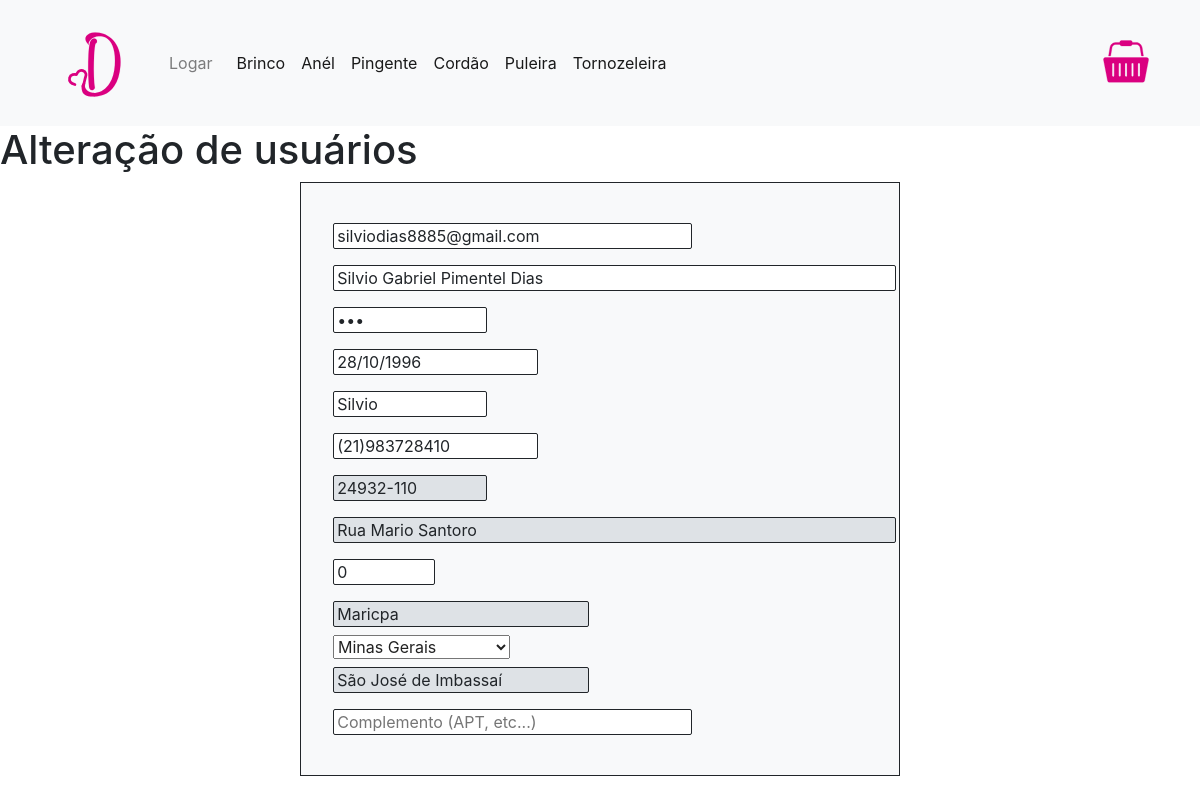
/index.php?pagina=cadastro&id=1, run on the app's committed database.
### tables this page shows
CREATE TABLE usuario(
	id_usuario INT AUTO_INCREMENT,
    login VARCHAR(10) NOT NULL,
    senha VARCHAR(15) NOT NULL,
    nome VARCHAR(50) NOT NULL,
    email VARCHAR(30) NOT NULL,
    nascimento DATE,
    endereco VARCHAR(40),
    numero VARCHAR(10),
    complemento VARCHAR(20),
    bairro VARCHAR(25),
    cidade VARCHAR(25),
    estado VARCHAR(2),
    cep VARCHAR(10),
    telefone VARCHAR(14),
    tipo_usuario VARCHAR(20),
    PRIMARY KEY(id_usuario)
);

### paginas/cadastro.php (the view, shortened to what this page needs)
<?php
    $campo = array();
    $acao_formulario = './script/incluir_usuario.php';
    $titulo_pagina = 'Cadastro de usuários';
    $query_estado = 'SELECT * FROM estado';
    $resultado_estado = mysqli_query($conexao, $query_estado);
    if(!isset($_GET['id'])){
        $campo['login'] = '';
        $campo['senha'] = '';
        $campo['nome'] = '';
        $campo['email'] = '';
        $campo['nascimento'] = '';
        $campo['endereco'] = '';
        $campo['numero'] = '';
        $campo['complemento'] = '';
        $campo['bairro'] = '';
        $campo['cidade'] = '';
        $campo['cep'] = '';
        $campo['telefone'] = '';
        $campo['tipo_usuario'] = '';
    } else {
        $id = $_GET['id'];
        $acao_formulario = './script/alterar_usuario.php?id='.$id;
        $titulo_pagina = 'Alteração de usuários';
        $query = "SELECT * FROM usuario WHERE id_usuario = $id";
        $resultado = mysqli_query($conexao, $query);
        while($linha = mysqli_fetch_array($resultado)){
            $campo['login'] = $linha['login'];
            $campo['senha'] = $linha['senha'];
            $campo['nome'] = $linha['nome'];
            $campo['email'] = $linha['email'];
            $campo['nascimento'] = substr($linha['nascimento'],8,2).'/'.substr($linha['nascimento'],5,2).'/'.substr($linha['nascimento'],0,4);
            $campo['endereco'] = $linha['endereco'];
            $campo['numero'] = $linha['numero'];
            $campo['complemento'] = $linha['complemento'];
            $campo['bairro'] = $linha['bairro'];
            $campo['cidade'] = $linha['cidade'];
            $campo['id_estado'] = $linha['id_estado'];
            $campo['cep'] = $linha['cep'];
            $campo['telefone'] = $linha['telefone'];
            $campo['tipo_usuario'] = $linha['id_tipo'];
        }
    };
?>
<div class="titulo">
    <h1><?=$titulo_pagina?></h1>
</div>
    <div id="cadastro_usuario">
        <div class="cadastro container-centro">
            <form id="tela" action="<?=$acao_formulario?>" method="POST">
                <input class="input_cadastro entrada" type="email" size=30 value="<?=$campo['email']?>" maxlength="30" id="txtEmail" name="txtEmail" placeholder="E-mail"required><br>
                <input class="input_cadastro entrada" type="text" size=50 value="<?=$campo['nome']?>" maxlength="50" id="txtNome" name="txtNome" placeholder="Nome do usuário" onkeyup="caixaAlta(this)" required><br>
                <input class="input_cadastro entrada" type="password" size=10 value="<?=$campo['senha']?>" maxlength="15" id="txtSenha" name="txtSenha" placeholder="Senha" required><br>
                <input class="input_cadastro entrada" type="text" size=15 value="<?=$campo['nascimento']?>" id="txtNascimento" name="txtNascimento" placeholder="Data de Nascimento" maxlength="10" onkeypress="verificarNumero(this,event)" required ><br>
                <input class="input_cadastro entrada entrada-top" size=10 value="<?=$campo['login']?>" maxlength="10" type="text" id="txtLogin" name="txtLogin" placeholder="Login" required><br>
                <div class="col-12">
                    <div class="row">
                        <input class="input_cadastro entrada" type="text" size=15 value="<?=$campo['telefone']?>" maxlength="14" id="txtTelefone" name="txtTelefone" placeholder="Telefone" onkeypress="verificarNumero(this,event)" required><br>
                    </div>
                </div>
                <input readonly class="input_cadastro entrada" type="text" maxlength="10" size=10 value="<?=$campo['cep']?>" id="txtCep" name="txtCep" placeholder="CEP" onkeypress="verificarNumero(this,event)" required><br>
                <div class="col-12">
                    <div class="row">
                        <input style="margin-right: 0.5rem;" readonly class="input_cadastro entrada" type="text" size=50 value="<?=$campo['endereco']?>" maxlength="40" id="txtEndereco" name="txtEndereco" placeholder="Endereço (Rua, Praça, etc...)" onkeyup="caixaAlta(this)" required><br>
                        <input class="input_cadastro entrada" type="text" size=5 value="<?=$campo['numero']?>" maxlength="8" id="txtNumero" name="txtNumero" placeholder="Numero" onkeypress="verificarNumero(this,event)"><br>
                    </div>
                </div>
                <div class="col-12">
                    <div class="row">
                        <div>
                            <input readonly class="entrada input_cadastro" type="text" size=20 value="<?=$campo['cidade']?>" maxlength="25" id="txtCidade" name="txtCidade" placeholder="Cidade" required><br>
                            <div>
                                <select class="entrada" name="cmbEstado">
                                    <?php while($linha_estado = mysqli_fetch_array($resultado_estado)){
                                        if($campo['id_estado'] == $linha_estado['id_estado']){
                                            $valor = 'selected';
                                        } else {
                                            $valor = '';
                                        }
                                    ?>
                                        <option value="<?=$linha_estado['id_estado']?>" <?=$valor?>><?=$linha_estado['descricao']?></option>
                                    <?php } ?>
                                </select><br>
                            </div>
                        </div>
                    </div>
                </div>
                <div class="col-12">
                    <div class="row">
                        <input style="margin-right: 0.5rem;" readonly class="entrada input_cadastro" type="text" size=20 value="<?=$campo['bairro']?>" maxlength="25" id="txtBairro" name="txtBairro" placeholder="Bairro" required><br>
                        <input class="entrada input_cadastro" type="text" size=30 value="<?=$campo['complemento']?>" maxlength="20" id="txtComplemento" name="txtComplemento" placeholder="Complemento (APT, etc...)"><br>
                    </div>
                </div>
            </form>
        </div>
    </div>

### css/style.css (style rules this page uses)
input { border: solid 0.5px #212529; color: #212529; padding: 0 0.2rem; border-radius: 2px; }
input:read-only { background-color: #dee2e6; }
option:checked { color: red; }
.cadastro { border: solid 0.5px #212529; background: #f8f9fa; width: 50%; padding: 2rem; }
#cadastro_usuario { display: flex; justify-content: center; }
.input_cadastro { margin: 0.5rem 0; }

### data on the page
usuario: txtEmail "silviodias8885@gmail.com", txtNome "Silvio Gabriel Pimentel Dias", txtLogin "Silvio", txtTelefone "(21)983728410", txtCep "24932-110", txtEndereco "Rua Mario Santoro", txtNumero "0", txtCidade "Maricpa", txtBairro "São José de Imbassaí"

### other printed values
$login "Logar"
$titulo_pagina "Alteração de usuários"
form field cmbEstado "Minas Gerais"
